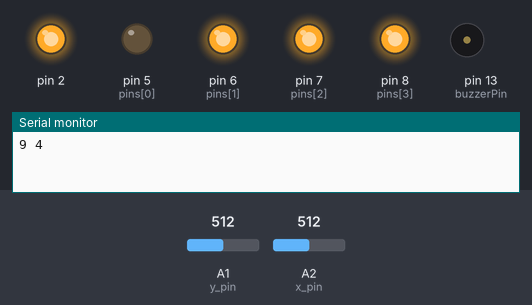
A sketch run on a simulated Arduino Uno, built with avr-gcc and run on an emulated ATmega328P. Parts: output pins drawn as LEDs (lit = HIGH), buzzer (waves = sounding), the last lines printed to the serial monitor. The inputs (shaded band) are chosen by the test bench; at power-on: A2 (x_pin) = 512, A1 (y_pin) = 512. Random numbers use the default seed unless the sketch sets one.

Above: at 1.2 s.
1.3 s: A2 (x_pin) set to 891
2.8 s: A2 (x_pin) set to 910
At 3.0 s:
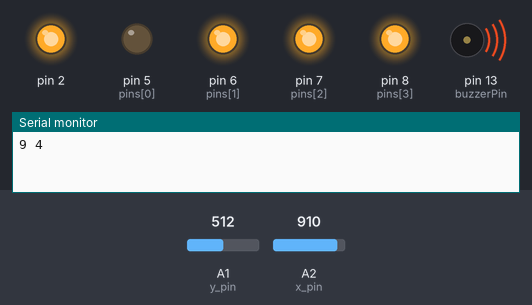
5.8 s: A2 (x_pin) set to 900
At 6.3 s:
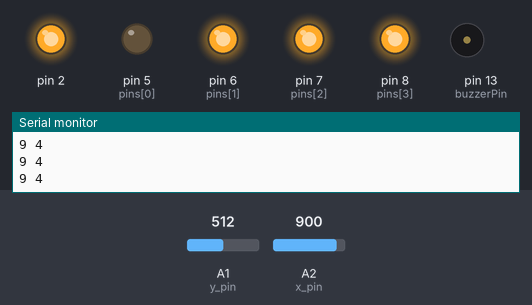
7.3 s: A1 (y_pin) set to 110
8.8 s: A1 (y_pin) set to 89
At 9.8 s:
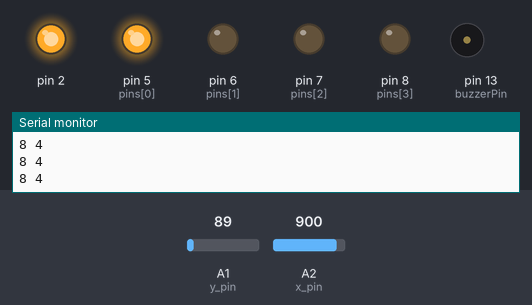
10.5 s: A2 (x_pin) set to 1023
At 11.0 s:
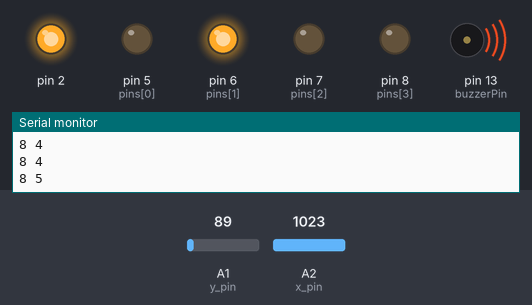
Timing chart, 0 to 13.5 s (numbered marks = the images above; inputs shaded):
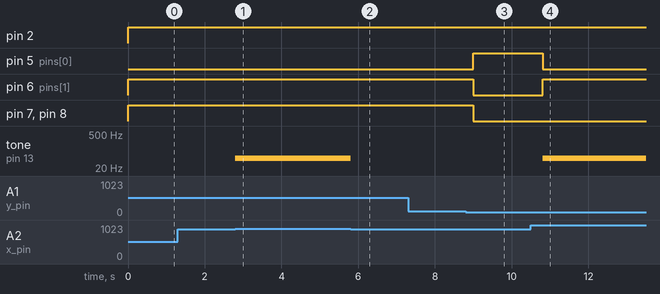

The sketch:

pinTest.ino
```cpp
#include <time.h>

int pins[4] = {5,6,7,8}; //NESW

int starts[3][2] = {
    {0,9},  // marked 1
    {0,0},  // marked 2
    (9,0)   // marked 3
};

int row = 0;
int col = 0;

#define x_pin A2
#define y_pin A1
#define buzzerPin 13

bool grid[10][10][4] = { // true: connection | false: wall
    {   // row 0
        {false,true,false,false},   // 0
        {false,true,false,true},    // 1
        {false,true,true,true},     // 2
        {false,true,false,true},    // 3
        {false,false,true,true},    // 4
        {false,true,false,false},   // 5
        {false,false,true,true},    // 6
        {false,true,false,false},   // 7
        {false,false,true,true},    // 8
        {false,false,true,false}    // 9
    },
    {   // row 1
        {false,false,true,false},   // 0
        {false,true,true,false},    // 1
        {true,true,false,true},     // 2
        {false,false,true,true},    // 3
        {true,true,true,false},     // 4
        {false,true,false,true},    // 5
        {true,true,false,true},     // 6
        {false,true,true,true},     // 7
        {true,true,false,true},     // 8
        {true,false,false,true}     // 9
    },
    {   // row 2
        {true,false,true,false},    // 0
        {true,true,true,false},     // 1
        {false,false,true,true},    // 2
        {true,false,false,false},   // 3
        {true,true,true,false},     // 4
        {false,false,false,true},   // 5
        {false,false,true,false},   // 6
        {true,false,true,false},    // 7
        {false,true,true,false},    // 8
        {false,false,false,true}    // 9
    },
    {   // row 3
        {true,true,true,false},     // 0
        {true,false,false,true},    // 1
        {true,true,false,false},    // 2
        {false,false,true,true},    // 3
        {true,false,true,false},    // 4
        {false,true,false,false},   // 5
        {true,false,true,true},     // 6
        {true,false,true,false},    // 7
        {true,true,false,false},    // 8
        {false,false,true,true}     // 9
    },
    {   // row 4
        {true,false,false,false},   // 0
        {false,true,true,false},    // 1
        {false,true,true,true},     // 2
        {true,false,false,true},    // 3
        {true,true,false,false},    // 4
        {false,false,true,true},    // 5
        {true,true,true,false},     // 6
        {true,true,false,true},     // 7
        {false,false,true,true},    // 8
        {true,false,true,false}     // 9
    },
    {   // row 5
        {false,true,true,false},    // 0
        {true,false,true,true},     // 1
        {true,true,false,false},    // 2
        {false,true,true,true},     // 3
        {false,true,false,true},    // 4
        {true,false,true,true},     // 5
        {true,true,true,false},     // 6
        {false,false,true,true},    // 7
        {true,true,false,false},    // 8
        {true,false,true,true}      // 9
    },
    {   // row 6
        {true,false,true,false},    // 0
        {true,false,false,false},   // 1
        {false,true,false,false},   // 2
        {true,false,false,true},    // 3
        {false,true,true,false},    // 4
        {true,false,false,true},    // 5
        {true,false,false,false},   // 6
        {true,false,true,false},    // 7
        {false,true,true,false},    // 8
        {true,false,false,true}     // 9
    },
    {   // row 7
        {true,true,false,false},    // 0
        {false,true,true,true},     // 1
        {false,true,false,true},    // 2
        {false,false,false,true},   // 3
        {true,false,false,false},   // 4
        {false,true,true,false},    // 5
        {false,false,true,true},    // 6
        {true,false,false,false},   // 7
        {true,true,false,false},    // 8
        {false,false,true,true}     // 9
    },
    {   // row 8
        {false,true,true,false},    // 0
        {true,false,false,true},    // 1
        {false,true,true,false},    // 2
        {false,true,false,true},    // 3
        {false,true,true,true},     // 4
        {true,false,true,true},     // 5
        {true,true,true,false},     // 6
        {false,true,false,true},    // 7
        {false,true,true,true},     // 8
        {true,false,false,true},    // 9
    },
    {   // row 9
        {true,true,false,false},    // 0
        {false,true,false,true},    // 1
        {true,true,false,true},     // 2
        {false,false,false,true},   // 3
        {true,false,false,false},   // 4
        {true,false,false,false},   // 5
        {true,true,false,false},    // 6
        {false,false,false,true},   // 7
        {true,true,false,false},    // 8
        {false,false,false,true}    // 9 FIN
    }
};

void setup() {
    Serial.begin(9600);
    randomSeed(analogRead(0));
    col = random(10);
    row = random(10);

    Serial.print(row);
    Serial.print(' ');
    Serial.println(col);

    pinMode(2,OUTPUT);

    for (int pin : pins) {
      pinMode(pin,OUTPUT);
    }
}

void loop() {

    updatePos();
    updatePins();
}

void updatePins() {
  for (int i = 0; i < 4; i++) {
      digitalWrite(pins[i],!grid[row][col][i]);
    }
  digitalWrite(2,HIGH);
}

void printPos() {
    Serial.print(row);
    Serial.print(' ');
    Serial.println(col);
}

void updatePos(){

    if (analogRead(x_pin) > 900){
        if(grid[row][col][1]) col++;// no wall east
        else tone(buzzerPin,50,200);
        delay(200);
        printPos();
    } else if (analogRead(x_pin) < 100){
        if(grid[row][col][3]) col--;// no wall west
        delay(200);
        printPos();
    } else if (analogRead(y_pin) > 900){
        if(grid[row][col][2]) row++;// no wall south
        delay(200);
        printPos();
    } else if (analogRead(y_pin) < 100){
        if(grid[row][col][0]) row--;// now all north
        printPos();
        delay(200);
    }
}
```

Measured:
- the behaviour switches between 900 and 901 on A2 (x_pin) (found by bisection; images 0 and 1)
- the behaviour switches between 100 and 99 on A1 (y_pin) (found by bisection; images 2 and 3)
- after the input at 1.3 s, every drawn part: stays the same
- after the input at 2.8 s, tone on pin 13 (buzzerPin): silent → 50 Hz at once
- after the input at 5.8 s, tone on pin 13 (buzzerPin): 50 Hz → silent at once
- after the input at 7.3 s, every drawn part: stays the same
- after the input at 8.8 s, pin 5 (pins[0]): LOW → HIGH after 0.20 s; pin 6 (pins[1]), pin 7 (pins[2]), pin 8 (pins[3]): HIGH → LOW after 0.20 s
- after the input at 10.5 s, pin 5 (pins[0]): HIGH → LOW after 0.31 s; pin 6 (pins[1]): LOW → HIGH after 0.31 s; tone on pin 13 (buzzerPin): silent → 50 Hz after 0.31 s
